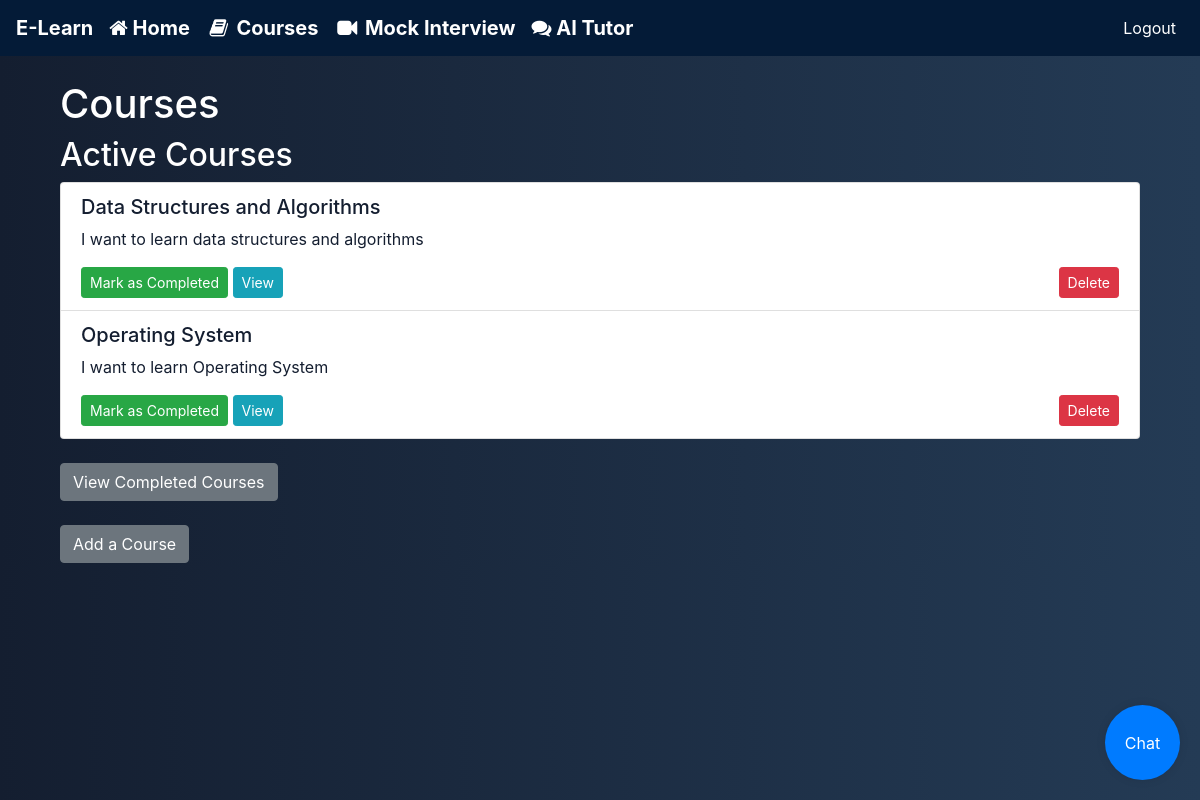
Screenshot of /courses (signed in) with the database file from the repository.
### models.py (models this page shows, shortened)
class Course(db.Model):
    __tablename__ = 'courses'
    id = db.Column(db.Integer, primary_key=True)
    title = db.Column(db.String(50), nullable=False, unique=False)
    description = db.Column(db.String(250), nullable=False, unique=False)
    created_at = db.Column(db.DateTime, default=datetime.utcnow)
    modules = db.relationship('Module', backref='course', lazy=True, cascade="all, delete-orphan")
    enrolled = db.Column(db.Boolean, default=False)
    completed = db.Column(db.Boolean, default=False)  # Tracking course completion
    completed_at = db.Column(db.DateTime, nullable=True)  # For tracking date of course completion
    user_id = db.Column(db.Integer, db.ForeignKey('user.id'), nullable=False)
    quizzes = db.relationship('Quiz', backref='course', lazy=True)

### app.py (the view)
@app.route('/courses', methods=['GET', 'POST'])
def manage_courses():
    id = current_user.id
    courses = Course.query.filter_by(user_id=id,completed=False).all()
    return render_template('courses.html', courses=courses)

### app.py (called while the page is built)
@login_manager.user_loader
def load_user(user_id):
    return User.query.get(int(user_id))

### models.py (called while the page is built)
    @property
    def is_active(self):
        return True # All users are active

### templates/courses.html (shortened to what this page needs)
{% extends "base.html" %}
{% block content %}
<div class="container mt-4">
    <h1>Courses</h1>
    <h2>Active Courses</h2>
    <div class="list-group">
        {% for course in courses %}
        <div class="list-group-item">
            <h5>{{ course.title }}</h5>
            <p>{{ course.description }}</p>
            <div class="d-flex justify-content-between">
                <div>
                    <form method="POST" action="{{ url_for('complete_course', course_id=course.id) }}" class="d-inline">
                        <button type="submit" class="btn btn-success btn-sm">Mark as Completed</button>
                    </form>
                    <a href="{{ url_for('view_course', course_id=course.id) }}" class="btn btn-info btn-sm">View</a>
                </div>
                <form method="POST" action="{{ url_for('delete_course', course_id=course.id) }}" class="d-inline">
                    <button type="submit" class="btn btn-danger btn-sm">Delete</button>
                </form>
            </div>
        </div>
        {% endfor %}
    </div>
    <a href="{{ url_for('completed_courses') }}" class="btn btn-secondary mt-4">View Completed Courses</a>
    <br>
    <a href="{{ url_for('generate_course') }}" class="btn btn-secondary mt-4">Add a Course</a>
</div>
{% endblock %}

### static/styles.css (style rules this page uses)
body { background: linear-gradient(to right, #141e30, #243b55); color: white; margin: 0; }
button { padding: 10px 20px; background-color: #007bff; color: white; border: none; border-radius: 0 0 10px 0; }

### templates/courses.html (style rules this page uses)
body { background: linear-gradient(to right, #141e30, #243b55); color: white; }
h5, p { color:#141e30; }

### rows the page displays
Course: title "Data Structures and Algorithms", description "I want to learn data structures and algorithms"
Course: title "Operating System", description "I want to learn Operating System"
